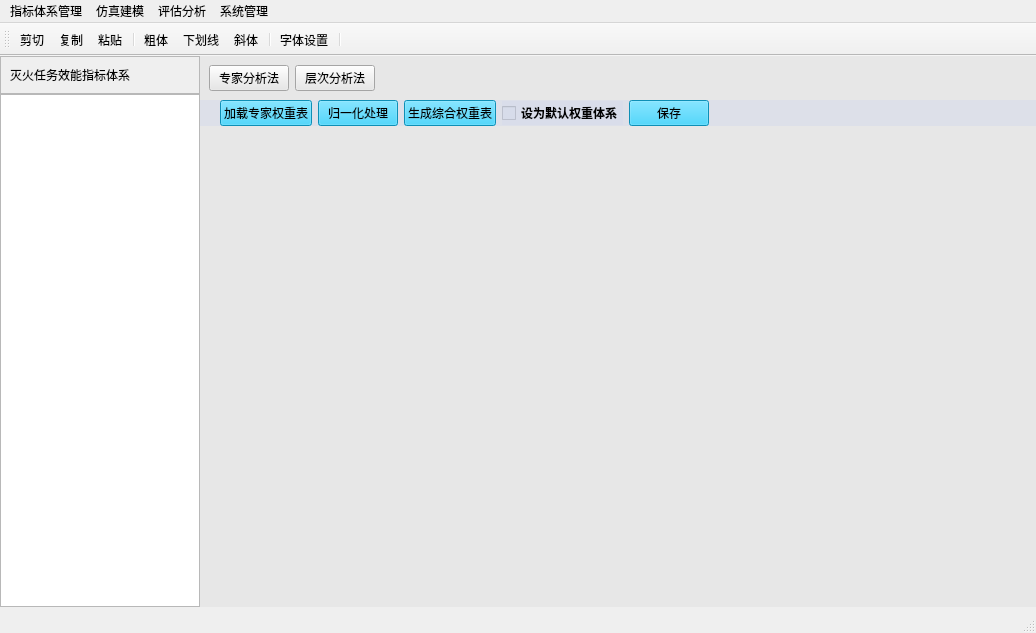
<?xml version="1.0" encoding="UTF-8"?>
<ui version="4.0">
 <class>MainWindow</class>
 <widget class="QMainWindow" name="MainWindow">
  <property name="geometry">
   <rect>
    <x>0</x>
    <y>0</y>
    <width>1036</width>
    <height>633</height>
   </rect>
  </property>
  <property name="sizePolicy">
   <sizepolicy hsizetype="Expanding" vsizetype="Expanding">
    <horstretch>0</horstretch>
    <verstretch>0</verstretch>
   </sizepolicy>
  </property>
  <property name="windowTitle">
   <string>MainWindow</string>
  </property>
  <widget class="QWidget" name="centralwidget">
   <property name="sizePolicy">
    <sizepolicy hsizetype="Maximum" vsizetype="Maximum">
     <horstretch>0</horstretch>
     <verstretch>0</verstretch>
    </sizepolicy>
   </property>
   <widget class="QWidget" name="widget" native="true">
    <property name="geometry">
     <rect>
      <x>0</x>
      <y>0</y>
      <width>1041</width>
      <height>551</height>
     </rect>
    </property>
    <property name="sizePolicy">
     <sizepolicy hsizetype="Expanding" vsizetype="Expanding">
      <horstretch>0</horstretch>
      <verstretch>0</verstretch>
     </sizepolicy>
    </property>
    <layout class="QFormLayout" name="formLayout">
     <property name="horizontalSpacing">
      <number>0</number>
     </property>
     <property name="verticalSpacing">
      <number>0</number>
     </property>
     <property name="leftMargin">
      <number>0</number>
     </property>
     <property name="topMargin">
      <number>0</number>
     </property>
     <property name="rightMargin">
      <number>0</number>
     </property>
     <property name="bottomMargin">
      <number>0</number>
     </property>
     <item row="0" column="0">
      <layout class="QVBoxLayout" name="verticalLayout">
       <property name="spacing">
        <number>0</number>
       </property>
       <item>
        <widget class="QFrame" name="frame">
         <property name="sizePolicy">
          <sizepolicy hsizetype="Maximum" vsizetype="Maximum">
           <horstretch>0</horstretch>
           <verstretch>0</verstretch>
          </sizepolicy>
         </property>
         <property name="minimumSize">
          <size>
           <width>200</width>
           <height>0</height>
          </size>
         </property>
         <property name="maximumSize">
          <size>
           <width>200</width>
           <height>16777215</height>
          </size>
         </property>
         <property name="frameShape">
          <enum>QFrame::Shape::StyledPanel</enum>
         </property>
         <property name="frameShadow">
          <enum>QFrame::Shadow::Raised</enum>
         </property>
         <layout class="QGridLayout" name="gridLayout">
          <item row="0" column="0">
           <widget class="QLabel" name="label">
            <property name="text">
             <string>灭火任务效能指标体系</string>
            </property>
           </widget>
          </item>
         </layout>
        </widget>
       </item>
       <item>
        <widget class="QTreeView" name="treeView">
         <property name="sizePolicy">
          <sizepolicy hsizetype="Expanding" vsizetype="Expanding">
           <horstretch>0</horstretch>
           <verstretch>0</verstretch>
          </sizepolicy>
         </property>
         <property name="maximumSize">
          <size>
           <width>200</width>
           <height>16777215</height>
          </size>
         </property>
         <property name="styleSheet">
          <string notr="true">QTreeWidget {
            background-color: #333333;
            color: #FFFFFF;
            font-size: 14px;
        }
        QTreeWidget::item {
            padding: 5px;
            border: 1px solid #444444;
        }
        QTreeWidget::item:selected {
            background-color: #005599;
        }
        QTreeWidget::item:hover {
            background-color: #555555;
        }</string>
         </property>
        </widget>
       </item>
      </layout>
     </item>
     <item row="0" column="1">
      <widget class="QStackedWidget" name="stackedWidget_3">
       <property name="sizePolicy">
        <sizepolicy hsizetype="Expanding" vsizetype="Preferred">
         <horstretch>0</horstretch>
         <verstretch>0</verstretch>
        </sizepolicy>
       </property>
       <property name="styleSheet">
        <string notr="true">background-color: rgb(231, 231, 231);</string>
       </property>
       <widget class="QWidget" name="stackedWidget_3Page1">
        <layout class="QVBoxLayout" name="verticalLayout_2">
         <property name="spacing">
          <number>0</number>
         </property>
         <property name="leftMargin">
          <number>0</number>
         </property>
         <property name="topMargin">
          <number>0</number>
         </property>
         <property name="rightMargin">
          <number>0</number>
         </property>
         <property name="bottomMargin">
          <number>0</number>
         </property>
         <item alignment="Qt::AlignmentFlag::AlignLeft">
          <widget class="QWidget" name="header1" native="true">
           <layout class="QHBoxLayout" name="horizontalLayout_2">
            <item>
             <widget class="QPushButton" name="pushButton">
              <property name="styleSheet">
               <string notr="true">QPushButton:pressed {
    background-color: #3e8e41;  /* 更深的绿色背景 */
    border: 2px solid #3e8e41;  /* 更深的绿色边框 */
    padding-left: 12px;         /* 模拟按下的效果 */
    padding-top: 12px;          /* 模拟按下的效果 */
}

QPushButton:focus {
    outline: none;              /* 移除默认的焦点框 */
    border: 2px solid #FF5722;  /* 橙色边框，表示获得焦点 */
}</string>
              </property>
              <property name="text">
               <string>专家分析法</string>
              </property>
              <property name="icon">
               <iconset theme="QIcon::ThemeIcon::UserAvailable"/>
              </property>
             </widget>
            </item>
            <item>
             <widget class="QPushButton" name="pushButton_2">
              <property name="text">
               <string>层次分析法</string>
              </property>
              <property name="icon">
               <iconset theme="QIcon::ThemeIcon::FormatJustifyCenter"/>
              </property>
             </widget>
            </item>
           </layout>
          </widget>
         </item>
         <item>
          <widget class="QStackedWidget" name="stackedWidget">
           <widget class="QWidget" name="page">
            <layout class="QVBoxLayout" name="verticalLayout_3">
             <property name="spacing">
              <number>0</number>
             </property>
             <property name="leftMargin">
              <number>0</number>
             </property>
             <property name="topMargin">
              <number>0</number>
             </property>
             <property name="rightMargin">
              <number>0</number>
             </property>
             <property name="bottomMargin">
              <number>0</number>
             </property>
             <item alignment="Qt::AlignmentFlag::AlignTop">
              <widget class="QWidget" name="header2" native="true">
               <property name="sizePolicy">
                <sizepolicy hsizetype="Expanding" vsizetype="Preferred">
                 <horstretch>0</horstretch>
                 <verstretch>0</verstretch>
                </sizepolicy>
               </property>
               <property name="styleSheet">
                <string notr="true">background-color: rgba(213, 219, 234, 148);</string>
               </property>
               <layout class="QHBoxLayout" name="horizontalLayout_3">
                <property name="leftMargin">
                 <number>0</number>
                </property>
                <property name="topMargin">
                 <number>0</number>
                </property>
                <property name="rightMargin">
                 <number>0</number>
                </property>
                <property name="bottomMargin">
                 <number>0</number>
                </property>
                <item>
                 <spacer name="horizontalSpacer_3">
                  <property name="orientation">
                   <enum>Qt::Orientation::Horizontal</enum>
                  </property>
                  <property name="sizeType">
                   <enum>QSizePolicy::Policy::Maximum</enum>
                  </property>
                  <property name="sizeHint" stdset="0">
                   <size>
                    <width>20</width>
                    <height>20</height>
                   </size>
                  </property>
                 </spacer>
                </item>
                <item>
                 <widget class="QPushButton" name="pushButton_3">
                  <property name="styleSheet">
                   <string notr="true">background-color: rgb(19, 200, 255);</string>
                  </property>
                  <property name="text">
                   <string>加载专家权重表</string>
                  </property>
                  <property name="icon">
                   <iconset theme="QIcon::ThemeIcon::DocumentPageSetup"/>
                  </property>
                 </widget>
                </item>
                <item>
                 <widget class="QPushButton" name="pushButton_4">
                  <property name="styleSheet">
                   <string notr="true">background-color: rgb(19, 200, 255);</string>
                  </property>
                  <property name="text">
                   <string>归一化处理</string>
                  </property>
                  <property name="icon">
                   <iconset theme="QIcon::ThemeIcon::HelpAbout"/>
                  </property>
                 </widget>
                </item>
                <item>
                 <widget class="QPushButton" name="pushButton_5">
                  <property name="styleSheet">
                   <string notr="true">background-color: rgb(19, 200, 255);</string>
                  </property>
                  <property name="text">
                   <string>生成综合权重表</string>
                  </property>
                  <property name="icon">
                   <iconset theme="QIcon::ThemeIcon::AddressBookNew"/>
                  </property>
                 </widget>
                </item>
                <item>
                 <widget class="QCheckBox" name="checkBox">
                  <property name="font">
                   <font>
                    <bold>true</bold>
                   </font>
                  </property>
                  <property name="text">
                   <string>设为默认权重体系</string>
                  </property>
                 </widget>
                </item>
                <item>
                 <widget class="QPushButton" name="pushButton_6">
                  <property name="sizePolicy">
                   <sizepolicy hsizetype="Fixed" vsizetype="Fixed">
                    <horstretch>0</horstretch>
                    <verstretch>0</verstretch>
                   </sizepolicy>
                  </property>
                  <property name="minimumSize">
                   <size>
                    <width>80</width>
                    <height>0</height>
                   </size>
                  </property>
                  <property name="maximumSize">
                   <size>
                    <width>80</width>
                    <height>16777215</height>
                   </size>
                  </property>
                  <property name="styleSheet">
                   <string notr="true">background-color: rgb(19, 200, 255);</string>
                  </property>
                  <property name="text">
                   <string>保存</string>
                  </property>
                  <property name="icon">
                   <iconset theme="QIcon::ThemeIcon::DocumentSave"/>
                  </property>
                 </widget>
                </item>
                <item>
                 <spacer name="horizontalSpacer">
                  <property name="orientation">
                   <enum>Qt::Orientation::Horizontal</enum>
                  </property>
                  <property name="sizeHint" stdset="0">
                   <size>
                    <width>40</width>
                    <height>20</height>
                   </size>
                  </property>
                 </spacer>
                </item>
               </layout>
              </widget>
             </item>
             <item>
              <widget class="QWidget" name="widget_2" native="true">
               <property name="sizePolicy">
                <sizepolicy hsizetype="Preferred" vsizetype="Expanding">
                 <horstretch>0</horstretch>
                 <verstretch>0</verstretch>
                </sizepolicy>
               </property>
              </widget>
             </item>
            </layout>
           </widget>
           <widget class="QWidget" name="page_2"/>
          </widget>
         </item>
        </layout>
       </widget>
      </widget>
     </item>
    </layout>
   </widget>
  </widget>
  <widget class="QMenuBar" name="menubar">
   <property name="geometry">
    <rect>
     <x>0</x>
     <y>0</y>
     <width>1036</width>
     <height>24</height>
    </rect>
   </property>
   <widget class="QMenu" name="menu">
    <property name="title">
     <string>指标体系管理</string>
    </property>
    <addaction name="actPaste"/>
    <addaction name="actCopy"/>
    <addaction name="actCut"/>
   </widget>
   <widget class="QMenu" name="menu_2">
    <property name="title">
     <string>仿真建模</string>
    </property>
    <addaction name="actFontItalic"/>
    <addaction name="actFontBold"/>
    <addaction name="actFontUnder"/>
   </widget>
   <widget class="QMenu" name="menu_3">
    <property name="title">
     <string>评估分析</string>
    </property>
    <addaction name="separator"/>
    <addaction name="actFont"/>
   </widget>
   <widget class="QMenu" name="menu_4">
    <property name="title">
     <string>系统管理</string>
    </property>
    <addaction name="separator"/>
    <addaction name="separator"/>
    <addaction name="separator"/>
   </widget>
   <addaction name="menu"/>
   <addaction name="menu_2"/>
   <addaction name="menu_3"/>
   <addaction name="menu_4"/>
  </widget>
  <widget class="QStatusBar" name="statusbar"/>
  <widget class="QToolBar" name="toolBar">
   <property name="sizePolicy">
    <sizepolicy hsizetype="Preferred" vsizetype="Fixed">
     <horstretch>0</horstretch>
     <verstretch>0</verstretch>
    </sizepolicy>
   </property>
   <property name="windowTitle">
    <string>toolBar</string>
   </property>
   <property name="iconSize">
    <size>
     <width>15</width>
     <height>16</height>
    </size>
   </property>
   <property name="toolButtonStyle">
    <enum>Qt::ToolButtonStyle::ToolButtonIconOnly</enum>
   </property>
   <attribute name="toolBarArea">
    <enum>TopToolBarArea</enum>
   </attribute>
   <attribute name="toolBarBreak">
    <bool>false</bool>
   </attribute>
   <addaction name="actCut"/>
   <addaction name="actCopy"/>
   <addaction name="actPaste"/>
   <addaction name="separator"/>
   <addaction name="actFontBold"/>
   <addaction name="actFontUnder"/>
   <addaction name="actFontItalic"/>
   <addaction name="separator"/>
   <addaction name="actFont"/>
   <addaction name="separator"/>
  </widget>
  <action name="actCut">
   <property name="icon">
    <iconset theme="QIcon::ThemeIcon::EditCut"/>
   </property>
   <property name="text">
    <string>剪切</string>
   </property>
   <property name="toolTip">
    <string>剪切</string>
   </property>
   <property name="shortcut">
    <string>Ctrl+X</string>
   </property>
   <property name="menuRole">
    <enum>QAction::MenuRole::NoRole</enum>
   </property>
  </action>
  <action name="actCopy">
   <property name="icon">
    <iconset theme="QIcon::ThemeIcon::EditCopy"/>
   </property>
   <property name="text">
    <string>复制</string>
   </property>
   <property name="toolTip">
    <string>复制</string>
   </property>
   <property name="shortcut">
    <string>Ctrl+C</string>
   </property>
   <property name="menuRole">
    <enum>QAction::MenuRole::NoRole</enum>
   </property>
  </action>
  <action name="actPaste">
   <property name="icon">
    <iconset theme="QIcon::ThemeIcon::EditPaste"/>
   </property>
   <property name="text">
    <string>粘贴</string>
   </property>
   <property name="toolTip">
    <string>粘贴</string>
   </property>
   <property name="shortcut">
    <string>Ctrl+V</string>
   </property>
   <property name="menuRole">
    <enum>QAction::MenuRole::NoRole</enum>
   </property>
  </action>
  <action name="actFontBold">
   <property name="checkable">
    <bool>true</bool>
   </property>
   <property name="icon">
    <iconset theme="QIcon::ThemeIcon::FormatTextBold"/>
   </property>
   <property name="text">
    <string>粗体</string>
   </property>
   <property name="toolTip">
    <string>粗体</string>
   </property>
   <property name="menuRole">
    <enum>QAction::MenuRole::NoRole</enum>
   </property>
  </action>
  <action name="actFontItalic">
   <property name="checkable">
    <bool>true</bool>
   </property>
   <property name="icon">
    <iconset theme="QIcon::ThemeIcon::FormatTextItalic"/>
   </property>
   <property name="text">
    <string>斜体</string>
   </property>
   <property name="toolTip">
    <string>粗体</string>
   </property>
   <property name="menuRole">
    <enum>QAction::MenuRole::NoRole</enum>
   </property>
  </action>
  <action name="actFontUnder">
   <property name="checkable">
    <bool>true</bool>
   </property>
   <property name="icon">
    <iconset theme="QIcon::ThemeIcon::FormatTextUnderline"/>
   </property>
   <property name="text">
    <string>下划线</string>
   </property>
   <property name="toolTip">
    <string>下划线</string>
   </property>
   <property name="menuRole">
    <enum>QAction::MenuRole::NoRole</enum>
   </property>
  </action>
  <action name="actFont">
   <property name="icon">
    <iconset theme="QIcon::ThemeIcon::MailMessageNew"/>
   </property>
   <property name="text">
    <string>字体设置</string>
   </property>
   <property name="toolTip">
    <string>字体设置</string>
   </property>
   <property name="menuRole">
    <enum>QAction::MenuRole::NoRole</enum>
   </property>
  </action>
 </widget>
 <resources/>
 <connections/>
</ui>
